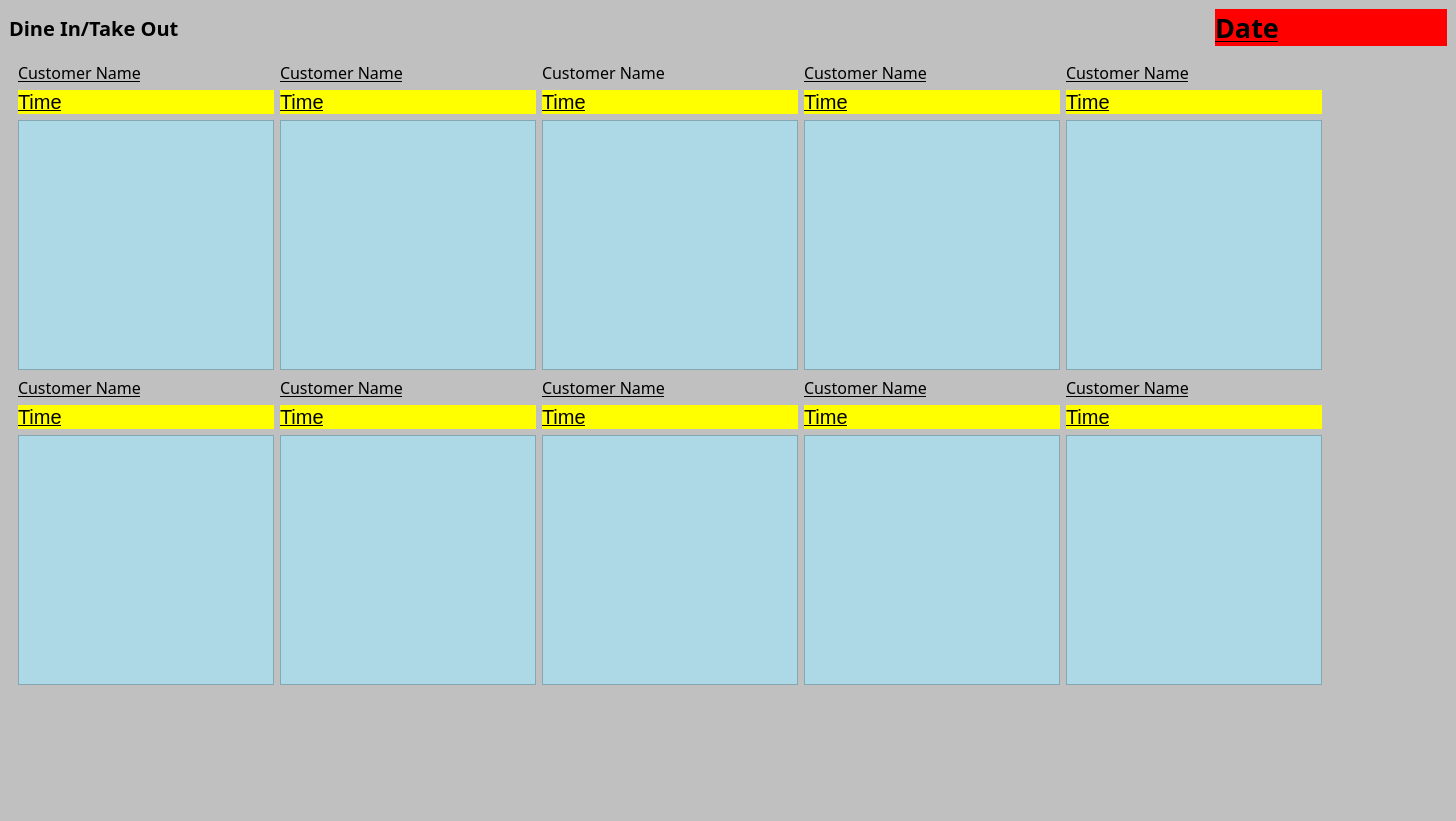
<?xml version="1.0" encoding="UTF-8"?>
<ui version="4.0">
 <class>kitchenView</class>
 <widget class="QMainWindow" name="kitchenView">
  <property name="geometry">
   <rect>
    <x>0</x>
    <y>0</y>
    <width>1456</width>
    <height>821</height>
   </rect>
  </property>
  <property name="font">
   <font>
    <family>Kozuka Gothic Pr6N B</family>
   </font>
  </property>
  <property name="windowTitle">
   <string>Kitchen View</string>
  </property>
  <property name="windowIcon">
   <iconset>
    <activeon>:/paborito Logo.png</activeon>
   </iconset>
  </property>
  <property name="styleSheet">
   <string notr="true">background-color: rgb(192, 192, 192);</string>
  </property>
  <widget class="QWidget" name="centralwidget">
   <property name="font">
    <font>
     <family>Kozuka Gothic Pr6N B</family>
    </font>
   </property>
   <layout class="QGridLayout" name="gridLayout_37">
    <item row="0" column="0">
     <layout class="QGridLayout" name="gridLayout_3">
      <item row="0" column="0">
       <layout class="QGridLayout" name="gridLayout_2">
        <item row="0" column="0">
         <widget class="QLabel" name="label">
          <property name="minimumSize">
           <size>
            <width>1200</width>
            <height>0</height>
           </size>
          </property>
          <property name="font">
           <font>
            <family>Kozuka Gothic Pr6N B</family>
            <pointsize>15</pointsize>
            <weight>75</weight>
            <italic>false</italic>
            <bold>true</bold>
           </font>
          </property>
          <property name="text">
           <string>Dine In/Take Out</string>
          </property>
         </widget>
        </item>
        <item row="0" column="1">
         <widget class="QLabel" name="label_Date">
          <property name="font">
           <font>
            <family>Kozuka Gothic Pr6N B</family>
            <pointsize>20</pointsize>
            <weight>75</weight>
            <bold>true</bold>
            <underline>true</underline>
           </font>
          </property>
          <property name="styleSheet">
           <string notr="true">background-color: rgb(255, 0, 0);</string>
          </property>
          <property name="text">
           <string>Date</string>
          </property>
         </widget>
        </item>
       </layout>
      </item>
      <item row="1" column="0">
       <widget class="QStackedWidget" name="stackedWidget">
        <property name="styleSheet">
         <string notr="true"/>
        </property>
        <property name="currentIndex">
         <number>1</number>
        </property>
        <widget class="QWidget" name="TableView">
         <layout class="QGridLayout" name="gridLayout">
          <item row="0" column="0">
           <widget class="QTableView" name="tableView_KitchenView">
            <property name="font">
             <font>
              <family>Kozuka Gothic Pr6N B</family>
             </font>
            </property>
            <property name="styleSheet">
             <string notr="true">background-color: rgb(255, 170, 0);</string>
            </property>
           </widget>
          </item>
         </layout>
        </widget>
        <widget class="QWidget" name="ListView">
         <layout class="QGridLayout" name="gridLayout_4">
          <item row="0" column="0">
           <layout class="QGridLayout" name="gridLayout_44">
            <item row="0" column="0">
             <layout class="QGridLayout" name="gridLayout_43">
              <item row="0" column="0">
               <layout class="QGridLayout" name="GridLayout_Order_0">
                <item row="0" column="0">
                 <layout class="QGridLayout" name="Details_Label_0">
                  <item row="0" column="0">
                   <widget class="QLabel" name="orderCustomer_0">
                    <property name="font">
                     <font>
                      <family>Kozuka Gothic Pr6N B</family>
                      <pointsize>12</pointsize>
                      <underline>true</underline>
                     </font>
                    </property>
                    <property name="styleSheet">
                     <string notr="true"/>
                    </property>
                    <property name="text">
                     <string>Customer Name</string>
                    </property>
                   </widget>
                  </item>
                  <item row="1" column="0">
                   <widget class="QLabel" name="orderTime_0">
                    <property name="font">
                     <font>
                      <pointsize>15</pointsize>
                      <underline>true</underline>
                     </font>
                    </property>
                    <property name="styleSheet">
                     <string notr="true">background-color: rgb(255, 255, 0);</string>
                    </property>
                    <property name="text">
                     <string>Time</string>
                    </property>
                   </widget>
                  </item>
                 </layout>
                </item>
                <item row="1" column="0">
                 <widget class="QTableView" name="orderListView_0">
                  <property name="minimumSize">
                   <size>
                    <width>0</width>
                    <height>250</height>
                   </size>
                  </property>
                  <property name="maximumSize">
                   <size>
                    <width>280</width>
                    <height>16777215</height>
                   </size>
                  </property>
                  <property name="font">
                   <font>
                    <family>Kozuka Gothic Pr6N B</family>
                    <pointsize>8</pointsize>
                   </font>
                  </property>
                  <property name="styleSheet">
                   <string notr="true">background-color: rgb(173, 216, 230);</string>
                  </property>
                 </widget>
                </item>
               </layout>
              </item>
              <item row="0" column="1">
               <layout class="QGridLayout" name="GridLayout_Order_1">
                <item row="0" column="0">
                 <layout class="QGridLayout" name="Details_Label_1">
                  <item row="1" column="0">
                   <widget class="QLabel" name="orderTime_1">
                    <property name="font">
                     <font>
                      <pointsize>15</pointsize>
                      <underline>true</underline>
                     </font>
                    </property>
                    <property name="styleSheet">
                     <string notr="true">background-color: rgb(255, 255, 0);</string>
                    </property>
                    <property name="text">
                     <string>Time</string>
                    </property>
                   </widget>
                  </item>
                  <item row="0" column="0">
                   <widget class="QLabel" name="orderCustomer_1">
                    <property name="font">
                     <font>
                      <family>Kozuka Gothic Pr6N B</family>
                      <pointsize>12</pointsize>
                      <underline>true</underline>
                     </font>
                    </property>
                    <property name="styleSheet">
                     <string notr="true"/>
                    </property>
                    <property name="text">
                     <string>Customer Name</string>
                    </property>
                   </widget>
                  </item>
                 </layout>
                </item>
                <item row="1" column="0">
                 <widget class="QTableView" name="orderListView_1">
                  <property name="minimumSize">
                   <size>
                    <width>0</width>
                    <height>250</height>
                   </size>
                  </property>
                  <property name="maximumSize">
                   <size>
                    <width>280</width>
                    <height>16777215</height>
                   </size>
                  </property>
                  <property name="font">
                   <font>
                    <family>Kozuka Gothic Pr6N B</family>
                    <pointsize>8</pointsize>
                   </font>
                  </property>
                  <property name="styleSheet">
                   <string notr="true">background-color: rgb(173, 216, 230);</string>
                  </property>
                 </widget>
                </item>
               </layout>
              </item>
              <item row="0" column="2">
               <layout class="QGridLayout" name="GridLayout_Order_2">
                <item row="0" column="0">
                 <layout class="QGridLayout" name="Details_Label_2">
                  <item row="0" column="0">
                   <widget class="QLabel" name="orderCustomer_2">
                    <property name="font">
                     <font>
                      <family>Kozuka Gothic Pr6N B</family>
                      <pointsize>12</pointsize>
                     </font>
                    </property>
                    <property name="styleSheet">
                     <string notr="true"/>
                    </property>
                    <property name="text">
                     <string>Customer Name</string>
                    </property>
                   </widget>
                  </item>
                  <item row="1" column="0">
                   <widget class="QLabel" name="orderTime_2">
                    <property name="font">
                     <font>
                      <pointsize>15</pointsize>
                      <underline>true</underline>
                     </font>
                    </property>
                    <property name="styleSheet">
                     <string notr="true">background-color: rgb(255, 255, 0);</string>
                    </property>
                    <property name="text">
                     <string>Time</string>
                    </property>
                   </widget>
                  </item>
                 </layout>
                </item>
                <item row="1" column="0">
                 <widget class="QTableView" name="orderListView_2">
                  <property name="minimumSize">
                   <size>
                    <width>0</width>
                    <height>250</height>
                   </size>
                  </property>
                  <property name="maximumSize">
                   <size>
                    <width>280</width>
                    <height>16777215</height>
                   </size>
                  </property>
                  <property name="font">
                   <font>
                    <family>Kozuka Gothic Pr6N B</family>
                    <pointsize>8</pointsize>
                   </font>
                  </property>
                  <property name="styleSheet">
                   <string notr="true">background-color: rgb(173, 216, 230);</string>
                  </property>
                 </widget>
                </item>
               </layout>
              </item>
              <item row="0" column="3">
               <layout class="QGridLayout" name="GridLayout_Order_3">
                <item row="0" column="0">
                 <layout class="QGridLayout" name="Details_Label_3">
                  <item row="0" column="0">
                   <widget class="QLabel" name="orderCustomer_3">
                    <property name="font">
                     <font>
                      <family>Kozuka Gothic Pr6N B</family>
                      <pointsize>12</pointsize>
                      <underline>true</underline>
                     </font>
                    </property>
                    <property name="styleSheet">
                     <string notr="true"/>
                    </property>
                    <property name="text">
                     <string>Customer Name</string>
                    </property>
                   </widget>
                  </item>
                  <item row="1" column="0">
                   <widget class="QLabel" name="orderTime_3">
                    <property name="font">
                     <font>
                      <pointsize>15</pointsize>
                      <underline>true</underline>
                     </font>
                    </property>
                    <property name="styleSheet">
                     <string notr="true">background-color: rgb(255, 255, 0);</string>
                    </property>
                    <property name="text">
                     <string>Time</string>
                    </property>
                   </widget>
                  </item>
                 </layout>
                </item>
                <item row="1" column="0">
                 <widget class="QTableView" name="orderListView_3">
                  <property name="minimumSize">
                   <size>
                    <width>0</width>
                    <height>250</height>
                   </size>
                  </property>
                  <property name="maximumSize">
                   <size>
                    <width>280</width>
                    <height>16777215</height>
                   </size>
                  </property>
                  <property name="font">
                   <font>
                    <family>Kozuka Gothic Pr6N B</family>
                    <pointsize>8</pointsize>
                   </font>
                  </property>
                  <property name="styleSheet">
                   <string notr="true">background-color: rgb(173, 216, 230);</string>
                  </property>
                 </widget>
                </item>
               </layout>
              </item>
              <item row="0" column="4">
               <layout class="QGridLayout" name="GridLayout_Order_4">
                <item row="0" column="0">
                 <layout class="QGridLayout" name="Details_Label_4">
                  <item row="0" column="0">
                   <widget class="QLabel" name="orderCustomer_4">
                    <property name="font">
                     <font>
                      <family>Kozuka Gothic Pr6N B</family>
                      <pointsize>12</pointsize>
                      <underline>true</underline>
                     </font>
                    </property>
                    <property name="styleSheet">
                     <string notr="true"/>
                    </property>
                    <property name="text">
                     <string>Customer Name</string>
                    </property>
                   </widget>
                  </item>
                  <item row="1" column="0">
                   <widget class="QLabel" name="orderTime_4">
                    <property name="font">
                     <font>
                      <pointsize>15</pointsize>
                      <underline>true</underline>
                     </font>
                    </property>
                    <property name="styleSheet">
                     <string notr="true">background-color: rgb(255, 255, 0);</string>
                    </property>
                    <property name="text">
                     <string>Time</string>
                    </property>
                   </widget>
                  </item>
                 </layout>
                </item>
                <item row="1" column="0">
                 <widget class="QTableView" name="orderListView_4">
                  <property name="minimumSize">
                   <size>
                    <width>0</width>
                    <height>250</height>
                   </size>
                  </property>
                  <property name="maximumSize">
                   <size>
                    <width>280</width>
                    <height>16777215</height>
                   </size>
                  </property>
                  <property name="font">
                   <font>
                    <family>Kozuka Gothic Pr6N B</family>
                    <pointsize>8</pointsize>
                   </font>
                  </property>
                  <property name="styleSheet">
                   <string notr="true">background-color: rgb(173, 216, 230);</string>
                  </property>
                 </widget>
                </item>
               </layout>
              </item>
             </layout>
            </item>
            <item row="1" column="0">
             <layout class="QGridLayout" name="gridLayout_39">
              <item row="0" column="0">
               <layout class="QGridLayout" name="GridLayout_Order_5">
                <item row="0" column="0">
                 <layout class="QGridLayout" name="Details_Label_5">
                  <item row="0" column="0">
                   <widget class="QLabel" name="orderCustomer_5">
                    <property name="font">
                     <font>
                      <family>Kozuka Gothic Pr6N B</family>
                      <pointsize>12</pointsize>
                      <underline>true</underline>
                     </font>
                    </property>
                    <property name="styleSheet">
                     <string notr="true"/>
                    </property>
                    <property name="text">
                     <string>Customer Name</string>
                    </property>
                   </widget>
                  </item>
                  <item row="1" column="0">
                   <widget class="QLabel" name="orderTime_5">
                    <property name="font">
                     <font>
                      <pointsize>15</pointsize>
                      <underline>true</underline>
                     </font>
                    </property>
                    <property name="styleSheet">
                     <string notr="true">background-color: rgb(255, 255, 0);</string>
                    </property>
                    <property name="text">
                     <string>Time</string>
                    </property>
                   </widget>
                  </item>
                 </layout>
                </item>
                <item row="1" column="0">
                 <widget class="QTableView" name="orderListView_5">
                  <property name="minimumSize">
                   <size>
                    <width>0</width>
                    <height>250</height>
                   </size>
                  </property>
                  <property name="maximumSize">
                   <size>
                    <width>280</width>
                    <height>16777215</height>
                   </size>
                  </property>
                  <property name="font">
                   <font>
                    <family>Kozuka Gothic Pr6N B</family>
                    <pointsize>8</pointsize>
                   </font>
                  </property>
                  <property name="styleSheet">
                   <string notr="true">background-color: rgb(173, 216, 230);</string>
                  </property>
                 </widget>
                </item>
               </layout>
              </item>
              <item row="0" column="1">
               <layout class="QGridLayout" name="GridLayout_Order_6">
                <item row="0" column="0">
                 <layout class="QGridLayout" name="Details_Label_6">
                  <item row="0" column="0">
                   <widget class="QLabel" name="orderCustomer_6">
                    <property name="font">
                     <font>
                      <family>Kozuka Gothic Pr6N B</family>
                      <pointsize>12</pointsize>
                      <underline>true</underline>
                     </font>
                    </property>
                    <property name="styleSheet">
                     <string notr="true"/>
                    </property>
                    <property name="text">
                     <string>Customer Name</string>
                    </property>
                   </widget>
                  </item>
                  <item row="1" column="0">
                   <widget class="QLabel" name="orderTime_6">
                    <property name="font">
                     <font>
                      <pointsize>15</pointsize>
                      <underline>true</underline>
                     </font>
                    </property>
                    <property name="styleSheet">
                     <string notr="true">background-color: rgb(255, 255, 0);</string>
                    </property>
                    <property name="text">
                     <string>Time</string>
                    </property>
                   </widget>
                  </item>
                 </layout>
                </item>
                <item row="1" column="0">
                 <widget class="QTableView" name="orderListView_6">
                  <property name="minimumSize">
                   <size>
                    <width>0</width>
                    <height>250</height>
                   </size>
                  </property>
                  <property name="maximumSize">
                   <size>
                    <width>280</width>
                    <height>16777215</height>
                   </size>
                  </property>
                  <property name="font">
                   <font>
                    <family>Kozuka Gothic Pr6N B</family>
                    <pointsize>8</pointsize>
                   </font>
                  </property>
                  <property name="styleSheet">
                   <string notr="true">background-color: rgb(173, 216, 230);</string>
                  </property>
                 </widget>
                </item>
               </layout>
              </item>
              <item row="0" column="2">
               <layout class="QGridLayout" name="GridLayout_Order_7">
                <item row="0" column="0">
                 <layout class="QGridLayout" name="Details_Label_7">
                  <item row="1" column="0">
                   <widget class="QLabel" name="orderTime_7">
                    <property name="font">
                     <font>
                      <pointsize>15</pointsize>
                      <underline>true</underline>
                     </font>
                    </property>
                    <property name="styleSheet">
                     <string notr="true">background-color: rgb(255, 255, 0);</string>
                    </property>
                    <property name="text">
                     <string>Time</string>
                    </property>
                   </widget>
                  </item>
                  <item row="0" column="0">
                   <widget class="QLabel" name="orderCustomer_7">
                    <property name="font">
                     <font>
                      <family>Kozuka Gothic Pr6N B</family>
                      <pointsize>12</pointsize>
                      <underline>true</underline>
                     </font>
                    </property>
                    <property name="styleSheet">
                     <string notr="true"/>
                    </property>
                    <property name="text">
                     <string>Customer Name</string>
                    </property>
                   </widget>
                  </item>
                 </layout>
                </item>
                <item row="1" column="0">
                 <widget class="QTableView" name="orderListView_7">
                  <property name="minimumSize">
                   <size>
                    <width>0</width>
                    <height>250</height>
                   </size>
                  </property>
                  <property name="maximumSize">
                   <size>
                    <width>280</width>
                    <height>16777215</height>
                   </size>
                  </property>
                  <property name="font">
                   <font>
                    <family>Kozuka Gothic Pr6N B</family>
                    <pointsize>8</pointsize>
                   </font>
                  </property>
                  <property name="styleSheet">
                   <string notr="true">background-color: rgb(173, 216, 230);</string>
                  </property>
                 </widget>
                </item>
               </layout>
              </item>
              <item row="0" column="3">
               <layout class="QGridLayout" name="GridLayout_Order_8">
                <item row="0" column="0">
                 <layout class="QGridLayout" name="Details_Label_8">
                  <item row="1" column="0">
                   <widget class="QLabel" name="orderTime_8">
                    <property name="font">
                     <font>
                      <pointsize>15</pointsize>
                      <underline>true</underline>
                     </font>
                    </property>
                    <property name="styleSheet">
                     <string notr="true">background-color: rgb(255, 255, 0);</string>
                    </property>
                    <property name="text">
                     <string>Time</string>
                    </property>
                   </widget>
                  </item>
                  <item row="0" column="0">
                   <widget class="QLabel" name="orderCustomer_8">
                    <property name="font">
                     <font>
                      <family>Kozuka Gothic Pr6N B</family>
                      <pointsize>12</pointsize>
                      <underline>true</underline>
                     </font>
                    </property>
                    <property name="styleSheet">
                     <string notr="true"/>
                    </property>
                    <property name="text">
                     <string>Customer Name</string>
                    </property>
                   </widget>
                  </item>
                 </layout>
                </item>
                <item row="1" column="0">
                 <widget class="QTableView" name="orderListView_8">
                  <property name="minimumSize">
                   <size>
                    <width>0</width>
                    <height>250</height>
                   </size>
                  </property>
                  <property name="maximumSize">
                   <size>
                    <width>280</width>
                    <height>16777215</height>
                   </size>
                  </property>
                  <property name="font">
                   <font>
                    <family>Kozuka Gothic Pr6N B</family>
                    <pointsize>8</pointsize>
                   </font>
                  </property>
                  <property name="styleSheet">
                   <string notr="true">background-color: rgb(173, 216, 230);</string>
                  </property>
                 </widget>
                </item>
               </layout>
              </item>
              <item row="0" column="4">
               <layout class="QGridLayout" name="GridLayout_Order_9">
                <item row="0" column="0">
                 <layout class="QGridLayout" name="Details_Label_9">
                  <item row="0" column="0">
                   <widget class="QLabel" name="orderCustomer_9">
                    <property name="font">
                     <font>
                      <family>Kozuka Gothic Pr6N B</family>
                      <pointsize>12</pointsize>
                      <underline>true</underline>
                     </font>
                    </property>
                    <property name="styleSheet">
                     <string notr="true"/>
                    </property>
                    <property name="text">
                     <string>Customer Name</string>
                    </property>
                   </widget>
                  </item>
                  <item row="1" column="0">
                   <widget class="QLabel" name="orderTime_9">
                    <property name="font">
                     <font>
                      <pointsize>15</pointsize>
                      <underline>true</underline>
                     </font>
                    </property>
                    <property name="styleSheet">
                     <string notr="true">background-color: rgb(255, 255, 0);</string>
                    </property>
                    <property name="text">
                     <string>Time</string>
                    </property>
                   </widget>
                  </item>
                 </layout>
                </item>
                <item row="1" column="0">
                 <widget class="QTableView" name="orderListView_9">
                  <property name="minimumSize">
                   <size>
                    <width>0</width>
                    <height>250</height>
                   </size>
                  </property>
                  <property name="maximumSize">
                   <size>
                    <width>280</width>
                    <height>16777215</height>
                   </size>
                  </property>
                  <property name="font">
                   <font>
                    <family>Kozuka Gothic Pr6N B</family>
                    <pointsize>8</pointsize>
                   </font>
                  </property>
                  <property name="styleSheet">
                   <string notr="true">background-color: rgb(173, 216, 230);</string>
                  </property>
                 </widget>
                </item>
               </layout>
              </item>
             </layout>
            </item>
           </layout>
          </item>
          <item row="0" column="1">
           <spacer name="horizontalSpacer">
            <property name="orientation">
             <enum>Qt::Horizontal</enum>
            </property>
            <property name="sizeHint" stdset="0">
             <size>
              <width>40</width>
              <height>20</height>
             </size>
            </property>
           </spacer>
          </item>
          <item row="1" column="0">
           <spacer name="verticalSpacer">
            <property name="orientation">
             <enum>Qt::Vertical</enum>
            </property>
            <property name="sizeHint" stdset="0">
             <size>
              <width>20</width>
              <height>40</height>
             </size>
            </property>
           </spacer>
          </item>
         </layout>
        </widget>
       </widget>
      </item>
     </layout>
    </item>
   </layout>
  </widget>
  <widget class="QMenuBar" name="menubar">
   <property name="geometry">
    <rect>
     <x>0</x>
     <y>0</y>
     <width>1456</width>
     <height>20</height>
    </rect>
   </property>
  </widget>
  <widget class="QStatusBar" name="statusbar"/>
 </widget>
 <resources/>
 <connections/>
</ui>
